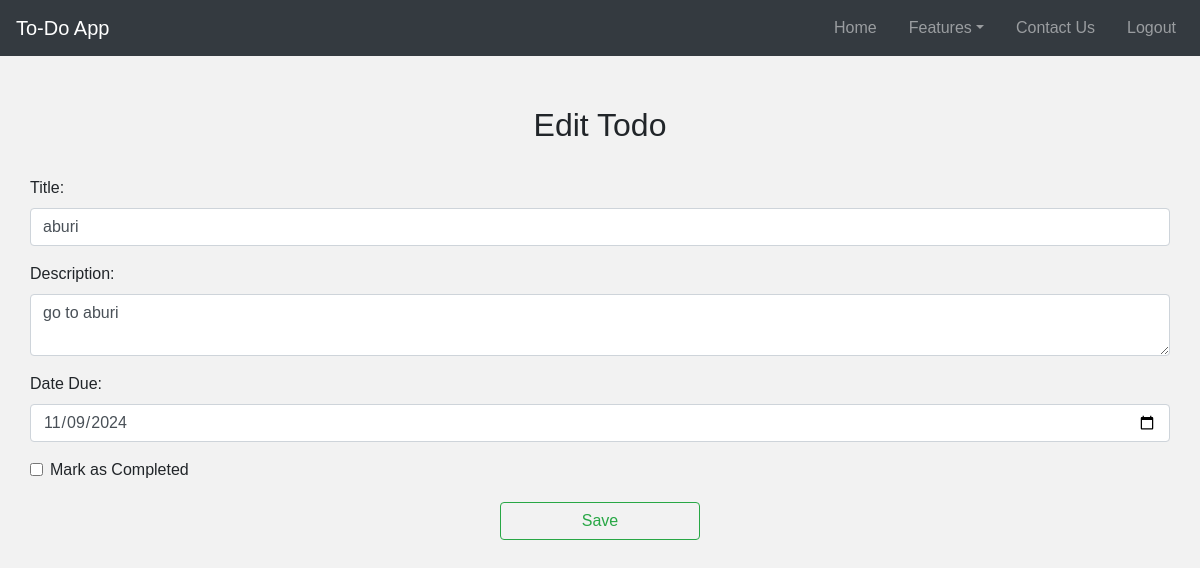
The app's page /edit_todo/8/ (signed in) with its own data.
### Todo/models.py (models this page shows, shortened)
class Todo(models.Model):
    user = models.ForeignKey(User, on_delete= models.CASCADE)
    title = models.CharField(max_length=100,null=True,blank=True)
    Description = models.TextField(null=True,blank=True)
    due = models.DateTimeField(auto_now_add=True)
    completed = models.BooleanField(default=False,null=True,blank=True)
    class Meta:
        ordering = ['completed']

### Todo/views.py (the view, shortened to what this page needs)
# urls.py: path('edit_todo/<int:pk>/', views.edit_todo, name="edit_todo"),
@login_required
def edit_todo(request, pk):
    ed = Todo.objects.filter(user=request.user).get(id=pk)
    context = {'ed': ed}
    return render(request, 'edit_todo.html', context)

### templates/edit_todo.html (shortened to what this page needs)
{% extends 'main.html' %}
{% load static %}
{% block content %}
<div class="container" style="margin-top: 50px;">
    <h2 class="text-center">Edit Todo</h2>
    <br>
    <form action="{% url 'edit_todo' ed.id %}" method="POST">
        <div class="form-group">
            <label for="title">Title:</label>
            <input type="text" class="form-control" id="title" value="{{ ed.title }}" name="title" required>
        </div>
        <div class="form-group">
            <label for="description">Description:</label>
            <textarea name="description" class="form-control" id="description">{{ ed.Description }}</textarea>
        </div>
        <div class="form-group">
            <label for="due">Date Due:</label>
            <input type="date" name="due" value="{{ ed.due|date:'Y-m-d' }}" class="form-control" required>
        </div>
        <div class="form-group form-check ">
            <input type="checkbox" class="form-check-input" id="completed" name="completed"
                   {% if ed.completed %}checked{% endif %}>
            <label class="form-check-label d-inline" for="completed">Mark as Completed</label>
        </div>
        <button type="submit" style="width: 200px;" class="btn btn-outline-success">Save</button>
    </form>
</div>
{% endblock %}

### static/css/main.css (style rules this page uses)
html, body { font-family: Arial, sans-serif; height: 100%; margin: 0; background-color: #f2f2f2; }
.container { max-width: 100%; padding: 0 15px; }
button[type="submit"] { margin-top: 20px; cursor: pointer; display: block; margin-left: auto; margin-right: auto; }

### records on screen
Todo: title "aburi", description "go to aburi", due "11/09/2024"
